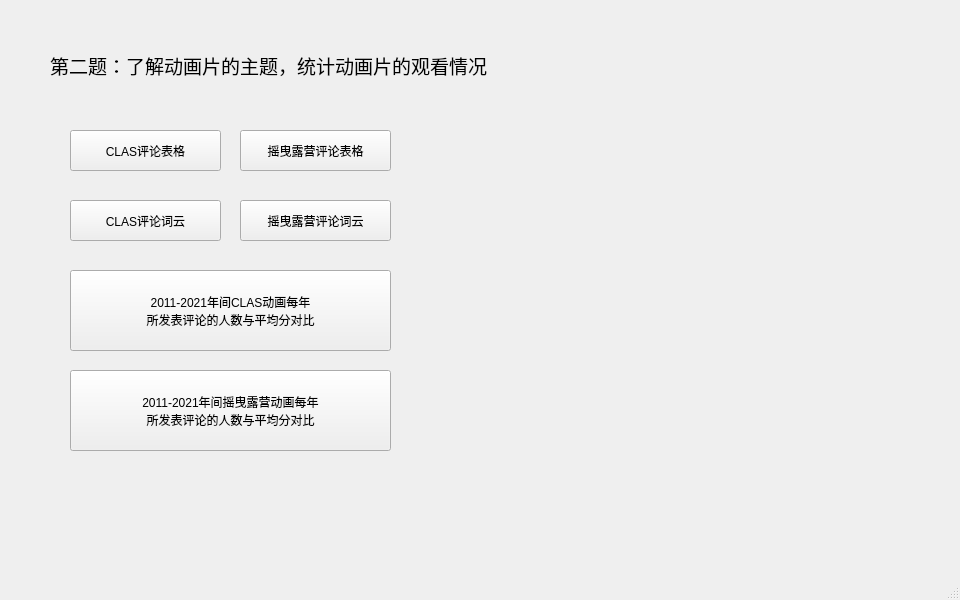
<?xml version="1.0" encoding="UTF-8"?>
<ui version="4.0">
 <class>MainWindow</class>
 <widget class="QMainWindow" name="MainWindow">
  <property name="geometry">
   <rect>
    <x>0</x>
    <y>0</y>
    <width>960</width>
    <height>600</height>
   </rect>
  </property>
  <property name="windowTitle">
   <string>MainWindow</string>
  </property>
  <widget class="QWidget" name="centralwidget">
   <widget class="QLabel" name="label">
    <property name="geometry">
     <rect>
      <x>50</x>
      <y>30</y>
      <width>551</width>
      <height>71</height>
     </rect>
    </property>
    <property name="text">
     <string>&lt;html&gt;&lt;head/&gt;&lt;body&gt;&lt;p&gt;&lt;span style=&quot; font-family:'楷体'; font-size:14pt;&quot;&gt;第二题：了解动画片的主题，统计动画片的观看情况&lt;/span&gt;&lt;/p&gt;&lt;/body&gt;&lt;/html&gt;</string>
    </property>
   </widget>
   <widget class="QPushButton" name="AnimeCommentList1">
    <property name="geometry">
     <rect>
      <x>70</x>
      <y>130</y>
      <width>151</width>
      <height>41</height>
     </rect>
    </property>
    <property name="text">
     <string>CLAS评论表格</string>
    </property>
   </widget>
   <widget class="QPushButton" name="AnimeCommentList2">
    <property name="geometry">
     <rect>
      <x>240</x>
      <y>130</y>
      <width>151</width>
      <height>41</height>
     </rect>
    </property>
    <property name="text">
     <string>摇曳露营评论表格</string>
    </property>
   </widget>
   <widget class="QPushButton" name="AnimeWordCloud1">
    <property name="geometry">
     <rect>
      <x>70</x>
      <y>200</y>
      <width>151</width>
      <height>41</height>
     </rect>
    </property>
    <property name="text">
     <string>CLAS评论词云</string>
    </property>
   </widget>
   <widget class="QPushButton" name="AnimeWordCloud2">
    <property name="geometry">
     <rect>
      <x>240</x>
      <y>200</y>
      <width>151</width>
      <height>41</height>
     </rect>
    </property>
    <property name="text">
     <string>摇曳露营评论词云</string>
    </property>
   </widget>
   <widget class="QPushButton" name="CommentCompare1">
    <property name="geometry">
     <rect>
      <x>70</x>
      <y>270</y>
      <width>321</width>
      <height>81</height>
     </rect>
    </property>
    <property name="text">
     <string>2011-2021年间CLAS动画每年
所发表评论的人数与平均分对比</string>
    </property>
   </widget>
   <widget class="QPushButton" name="CommentCompare2">
    <property name="geometry">
     <rect>
      <x>70</x>
      <y>370</y>
      <width>321</width>
      <height>81</height>
     </rect>
    </property>
    <property name="text">
     <string>2011-2021年间摇曳露营动画每年
所发表评论的人数与平均分对比</string>
    </property>
   </widget>
  </widget>
  <widget class="QMenuBar" name="menubar">
   <property name="geometry">
    <rect>
     <x>0</x>
     <y>0</y>
     <width>960</width>
     <height>26</height>
    </rect>
   </property>
  </widget>
  <widget class="QStatusBar" name="statusbar"/>
 </widget>
 <resources/>
 <connections/>
</ui>
